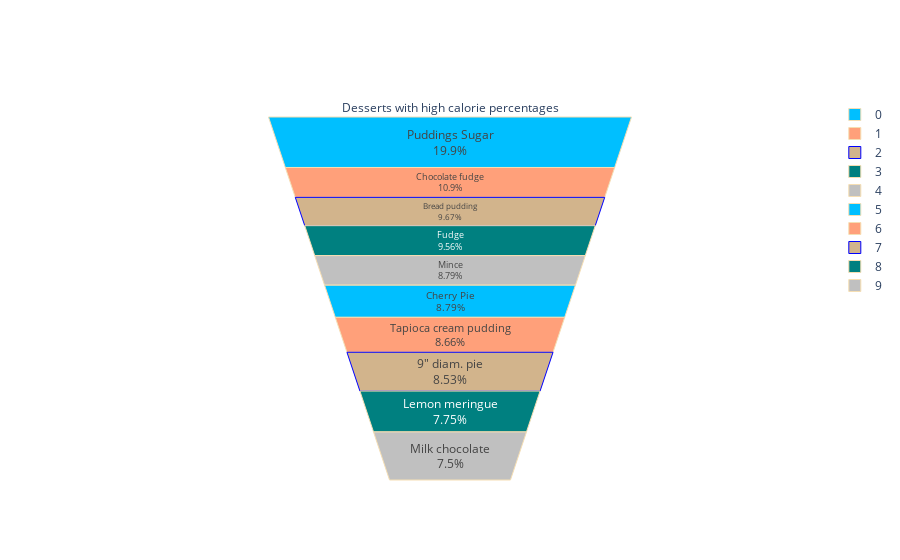

Notebook code cell kept with this figure:
### Markdown cell above
**Analysing the foods in the Fish Foods and Dessert Sweets that have high calories**

### Code cell
drinks= nutrients[nutrients['Category'].isin(['Fish Seafood','Desserts sweets'])]
drinks_top=drinks.sort_values(by='Calories', ascending= False)
drinks_top=drinks_top.head(10)
fig = go.Figure(go.Funnelarea(values=drinks_top['Calories'].values, text=drinks_top['Food'],
                              title = { "text": "Desserts with high calorie percentages"},
               marker = {"colors": ["deepskyblue", "lightsalmon", "tan", "teal", "silver","deepskyblue", "lightsalmon", "tan", "teal", "silver"],
                "line": {"color": ["wheat", "wheat", "blue", "wheat", "wheat","wheat", "wheat", "blue", "wheat", "wheat"]}}))
fig.show()
drinks_top

### Figure 1 — Plotly figure (JSON) as saved in the notebook; plotly's stock layout.template omitted (floating-point values rounded to 4 significant figures)
{"data": [{"marker": {"colors": ["deepskyblue", "lightsalmon", "tan", "teal", "silver", "deepskyblue", "lightsalmon", "tan", "teal", "silver"], "line": {"color": ["wheat", "wheat", "blue", "wheat", "wheat", "wheat", "wheat", "blue", "wheat", "wheat"]}}, "text": ["Puddings Sugar", "Chocolate fudge", "Bread pudding", "Fudge", "Mince", "Cherry Pie", "Tapioca cream pudding", "9\" diam. pie", "Lemon meringue", "Milk chocolate"], "title": {"text": "Desserts with high calorie percentages"}, "type": "funnelarea", "values": [770, 420, 374, 370, 340, 340, 335, 330, 300, 290]}], "layout": {}}
